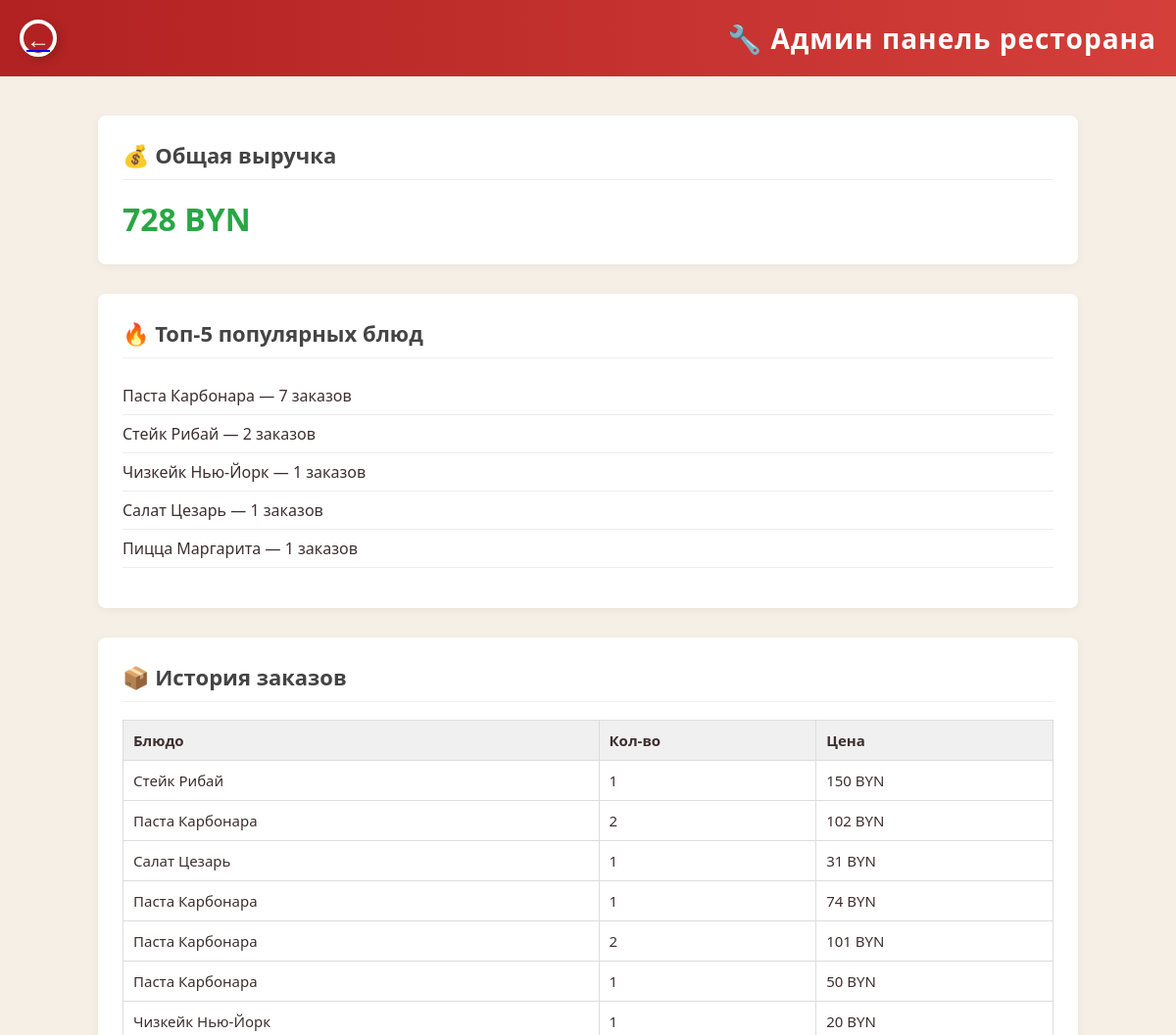
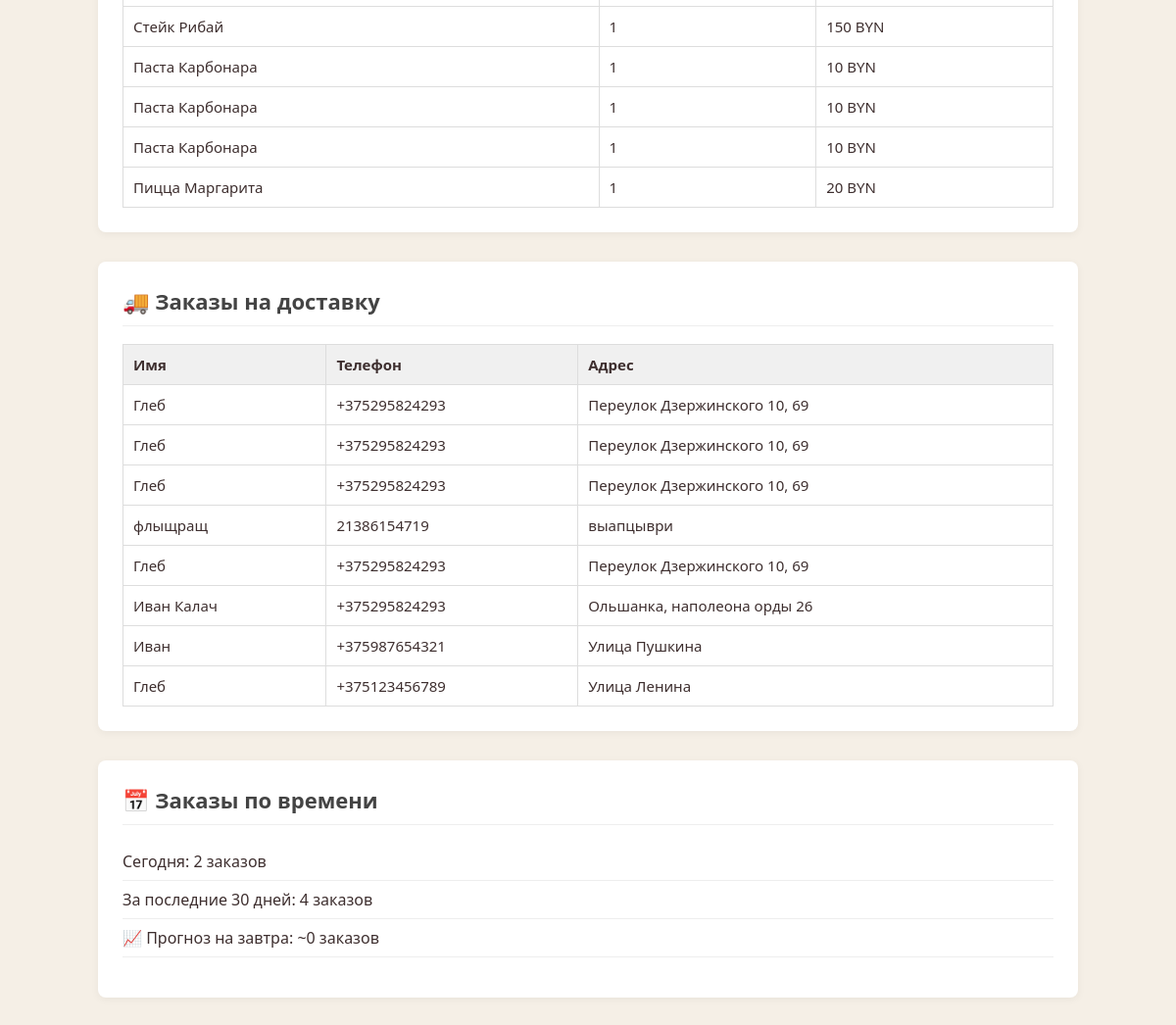
The page /admin on the database its author committed (2 pictures, top to bottom).
### tables this page shows
CREATE TABLE "orders" (
	"id"	INTEGER,
	"dish"	TEXT,
	"quantity"	INTEGER,
	"ingredients"	INTEGER,
	"total_price"	INTEGER,
	"order_time"	DATETIME,
	PRIMARY KEY("id" AUTOINCREMENT)
);

CREATE TABLE "food_order" (
	"id"	INTEGER,
	"name"	TEXT,
	"phone"	TEXT,
	"address"	TEXT,
	PRIMARY KEY("id" AUTOINCREMENT)
);

### main.py (the view)
@app.route('/admin')
def admin():
    conn = sqlite3.connect('food.db')
    cursor = conn.cursor()
    cursor.execute("SELECT dish, quantity, total_price FROM orders ORDER BY id DESC")
    orders = cursor.fetchall()
    cursor.execute("SELECT dish, COUNT(*) as count FROM orders GROUP BY dish ORDER BY count DESC LIMIT 5")
    top_dishes = cursor.fetchall()
    cursor.execute("SELECT SUM(total_price) FROM orders")
    revenue = cursor.fetchone()[0] or 0
    cursor.execute("SELECT name, phone, address FROM food_order ORDER BY id DESC")
    deliveries = cursor.fetchall()
    today = datetime.now().date()
    cursor.execute("SELECT COUNT(*) FROM orders WHERE DATE(order_time) = ?", (today,))
    orders_today = cursor.fetchone()[0]
    month_ago = today - timedelta(days=30)
    cursor.execute("SELECT COUNT(*) FROM orders WHERE DATE(order_time) >= ?", (month_ago,))
    orders_month = cursor.fetchone()[0]
    avg_per_day = orders_month / 30
    forecast_tomorrow = round(avg_per_day)
    conn.close()
    return render_template("admin_panel.html",
                           orders=orders,
                           top_dishes=top_dishes,
                           revenue=revenue,
                           deliveries=deliveries,
                           orders_today = orders_today,
                           orders_month = orders_month,
                           forecast_tomorrow = forecast_tomorrow)

### templates/admin_panel.html (shortened to what this page needs)
<!DOCTYPE html>
<html lang="ru">
<head>
    <link rel="stylesheet" href="{{ url_for('static', filename='css/admin.css') }}">
</head>
<body>
    <header>
        <a href="/" class="back-button"></a>
        <h1 class="page-title">🔧 Админ панель ресторана</h1>
    </header>
    <main class="admin-container">
        <section class="admin-block">
            <h2>💰 Общая выручка</h2>
            <div class="admin-value">{{ revenue }} BYN</div>
        </section>
        <section class="admin-block">
            <h2>🔥 Топ-5 популярных блюд</h2>
            <ul class="admin-list">
                {% for dish, count in top_dishes %}
                    <li>{{ dish }} — {{ count }} заказов</li>
                {% endfor %}
            </ul>
        </section>
        <section class="admin-block">
            <h2>📦 История заказов</h2>
            <table class="admin-table">
                <thead>
                    <tr>
                        <th>Блюдо</th>
                        <th>Кол-во</th>
                        <th>Цена</th>
                    </tr>
                </thead>
                <tbody>
                    {% for dish, quantity, price in orders %}
                        <tr>
                            <td>{{ dish }}</td>
                            <td>{{ quantity }}</td>
                            <td>{{ price }} BYN</td>
                        </tr>
                    {% endfor %}
                </tbody>
            </table>
        </section>
        <section class="admin-block">
            <h2>🚚 Заказы на доставку</h2>
            <table class="admin-table">
                <thead>
                    <tr>
                        <th>Имя</th>
                        <th>Телефон</th>
                        <th>Адрес</th>
                    </tr>
                </thead>
                <tbody>
                    {% for name, phone, address in deliveries %}
                        <tr>
                            <td>{{ name }}</td>
                            <td>{{ phone }}</td>
                            <td>{{ address }}</td>
                        </tr>
                    {% endfor %}
                </tbody>
            </table>
        </section>
        <section class="admin-block">
            <h2>📅 Заказы по времени</h2>
            <ul class="admin-list">
                <li>Сегодня: {{ orders_today }} заказов</li>
                <li>За последние 30 дней: {{ orders_month }} заказов</li>
                <li>📈 Прогноз на завтра: ~{{ forecast_tomorrow }} заказов</li>
            </ul>
        </section>
    </main>
</body>
</html>

### static/css/admin.css (style rules this page uses)
body { font-family: 'Segoe UI', sans-serif; background-color: #f5efe6; color: #3e2f2f; margin: 0; padding: 0; }
header { display: flex; justify-content: space-between; align-items: center; background: linear-gradient(to right, #b22222, #d43f3a); color: white; padding: 20px; }
.page-title { margin: 0; font-size: 28px; letter-spacing: 1px; }
.admin-container { max-width: 1000px; margin: 40px auto; padding: 0 20px; }
.admin-block { background-color: white; border-radius: 8px; padding: 25px; margin-bottom: 30px; box-shadow: 0 2px 8px rgba(0,0,0,0.05); }
.admin-block h2 { margin-top: 0; font-size: 22px; color: #444; border-bottom: 1px solid #eee; padding-bottom: 10px; }
.admin-value { font-size: 32px; font-weight: bold; color: #28a745; margin-top: 10px; }
.admin-list { list-style: none; padding-left: 0; margin-top: 15px; }
.admin-list li { padding: 8px 0; font-size: 16px; border-bottom: 1px solid #eee; }
.admin-table { width: 100%; border-collapse: collapse; margin-top: 15px; }
.admin-table th, .admin-table td { padding: 10px; border: 1px solid #ddd; text-align: left; font-size: 15px; }
.admin-table thead { background-color: #f0f0f0; }
.back-button { width: 30px; height: 30px; background: #b22222 !important; background-color: #b22222; border: 4px solid white; background-clip: padding-box; border-radius: 50%; display: flex; align-items: center; justify-content: center; cursor: pointer; box-shadow: 3px 3px 10px rgba(0, 0, 0, 0.2); transition: 0.3s ease-in-out; }
.back-button::before { content: "←"; font-size: 24px; color: white; font-weight: bold; }

### rows shown on the page
orders: dish "Чизкейк Нью-Йорк", quantity "1", total_price "20"
orders: dish "Салат Цезарь", count "1", quantity "1", total_price "31"
orders: dish "Пицца Маргарита", quantity "1", total_price "20"
orders: dish "Стейк Рибай", quantity "1", total_price "150"
orders: dish "Паста Карбонара", quantity "2", total_price "102"
orders: dish "Паста Карбонара", quantity "1", total_price "74"
orders: dish "Паста Карбонара", quantity "2", total_price "101"
orders: dish "Паста Карбонара", quantity "1", total_price "50"
orders: dish "Стейк Рибай", quantity "1", total_price "150"
orders: dish "Паста Карбонара", quantity "1", total_price "10"
orders: dish "Паста Карбонара", quantity "1", total_price "10"
orders: dish "Паста Карбонара", quantity "1", total_price "10"
food_order: name "Глеб", phone "+375295824293", address "Переулок Дзержинского 10, 69"
food_order: name "Глеб", phone "+375295824293", address "Переулок Дзержинского 10, 69"
food_order: name "Глеб", phone "+375295824293", address "Переулок Дзержинского 10, 69"
food_order: name "флыщращ", phone "21386154719", address "выапцыври"
food_order: name "Глеб", phone "+375295824293", address "Переулок Дзержинского 10, 69"
food_order: name "Иван Калач", phone "+375295824293", address "Ольшанка, наполеона орды 26"
food_order: name "Иван", phone "+375987654321", address "Улица Пушкина"
food_order: name "Глеб", phone "+375123456789", address "Улица Ленина"

### other values the page prints
{{ revenue }} "728"
{{ dish }} "Паста Карбонара" "Стейк Рибай"
{{ count }} "7" "2"
{{ orders_today }} "2"
{{ orders_month }} "4"
{{ forecast_tomorrow }} "0"
